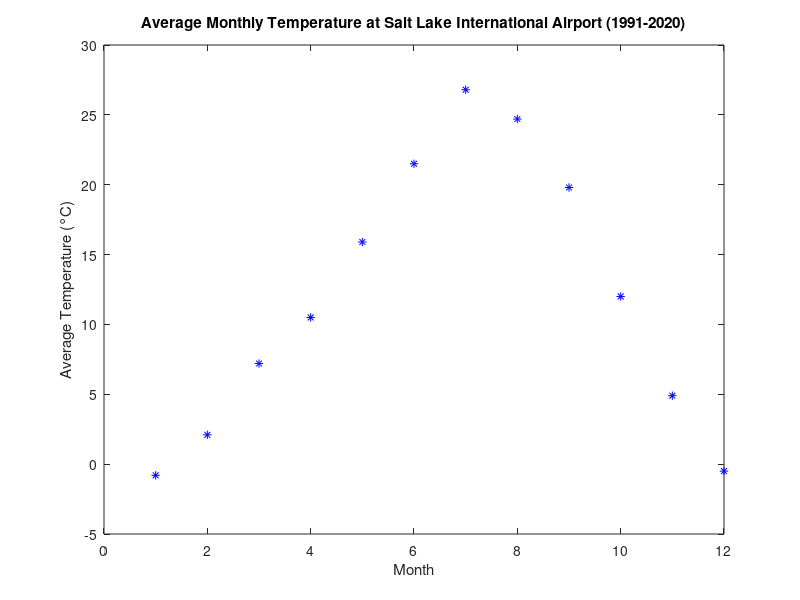

Write MATLAB code to recreate this figure.
temp = [-0.8 2.1 7.2 10.5 15.9 21.5 26.8 24.7 19.8 12 4.9 -0.5];
months = 1:12;

plot(months, temp, '*b')
xlabel('Month')
ylabel('Average Temperature (°C)')
title('Average Monthly Temperature at Salt Lake International Airport (1991-2020)')

